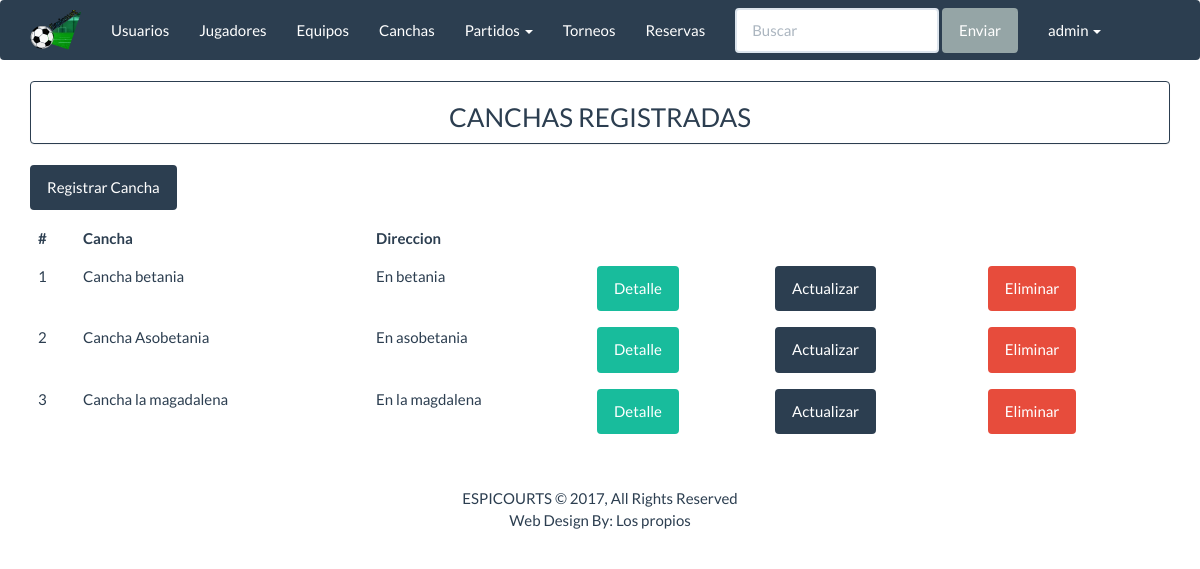
The page /espicourts/canchas_listar (signed in) on the database its author committed.
### apps/inicio/models.py (models this page shows, shortened)
class Cancha(models.Model):
    nombre_cancha=models.CharField('Nombre', max_length=30)
    direccion_cancha = models.CharField('Direccion', max_length=60)
    class Meta:
        db_table='cancha'

### apps/inicio/views.py (the view)
class ListarCancha(ListView):
    model = Cancha
    template_name = "cancha/cancha_listar.html"
    context_object_name = "canchas"

### templates/cancha/cancha_listar.html (shortened to what this page needs)
{% extends 'base/base.html' %}
{% block  content%}
<div class="panel panel-primary" align="center">
    <h3>CANCHAS REGISTRADAS</h3>
</div>
<a class="btn btn-primary " href="{% url 'espicourts:canchas_crear' %}" >Registrar Cancha</a>
<div class="table-responsive">
    <table class="table table-hover">
        <thead>
            <tr>
                <th>#</th>
                <th>Cancha</th>
                <th>Direccion </th>
            </tr>
        </thead>
        <tbody>
            {% for c in canchas%}
            <tr>
                <td>{{ c.id }}</td>
                <td>{{ c.nombre_cancha }}</td>
                <td>{{ c.direccion_cancha}}</td>
                <td>
                     <a href="{% url 'espicourts:canchas_detalle' c.id %}" button class="btn btn-success"> Detalle</a>
                </td>
                <td>
                     <a href="{% url 'espicourts:canchas_actualizar' c.id %}" button class="btn btn-primary"> Actualizar</a>
                </td>
                <td>
                     <a href="{% url 'espicourts:canchas_eliminar' c.id %}" button class="btn btn-danger"> Eliminar</a>
                </td>
            </tr>
            {% endfor %}
        </tbody>
    </table>
</div>
{% endblock%}

### templates/base/base.html (shortened to what this page needs)
{% load staticfiles %}
<!DOCTYPE html>
<html lang="en">
<head>
    <link rel="stylesheet" href="{% static 'css/bootstrap.min.css' %} ">
</head>
<body>
{% block navbar %}
<nav class="navbar navbar-default" role="navigation">
    <div class="container">
        <div class="navbar-header">
            <a href="{% url 'espicourts:index' %}" class="navbar-brand">
                <img src="../../static/images/espicourts-logo-mini.png" style="margin-top:-10px;"></a>
        </div>
        <ul class="nav navbar-nav navbar-static-top">
            <li><a href="{%  url 'espicourts:usuarios_listar' %}">Usuarios</a></li>
            <li><a href="{%  url 'espicourts:jugadores_listar' %}">Jugadores</a></li>
            <li><a href="{% url 'espicourts:equipos_listar' %}">Equipos</a></li>
            <li><a href="{% url 'espicourts:canchas_listar' %}">Canchas</a></li>
            <li class="dropdown">
                <a href="#" class="dropdown-toggle" data-toggle="dropdown">
                Partidos <b class="caret"></b>
                </a>
            </li>
            <li><a href="{% url 'espicourts:torneos_listar' %}">Torneos</a></li>
            <li><a href="#">Reservas</a></li>
            <form class="navbar-form navbar-left" role="search">
                <div class="form-group">
                    <input type="text" class="form-control" placeholder="Buscar">
                </div>
                <button type="submit" class="btn btn-default">Enviar</button>
            </form>
            <li class="dropdown">
                <a href="#" class="dropdown-toggle" data-toggle="dropdown">
                    {{ user.get_username }} <b class="caret"></b>
                </a>
             </li>
        </ul>
    </div>
</nav>
<div class="container">
{% endblock %}
    {% block content %}
    {% endblock %}
    {% block footer %}
    <footer class="container-fluid text-center bg-lightgray">
        <div class="copyrights" style="margin-top:25px;">
            <p>ESPICOURTS © 2017, All Rights Reserved
                <br>
                <span>Web Design By: Los propios</span></p>
        </div>
    </footer>
    {% endblock %}
</div>
</body>
</html>

### rows shown on the page
Cancha: id "1", nombre_cancha "Cancha betania", direccion_cancha "En betania"
Cancha: id "2", nombre_cancha "Cancha Asobetania", direccion_cancha "En asobetania"
Cancha: id "3", nombre_cancha "Cancha la magadalena", direccion_cancha "En la magdalena"

### other values the page prints
{{ user.get_username }} "admin"
